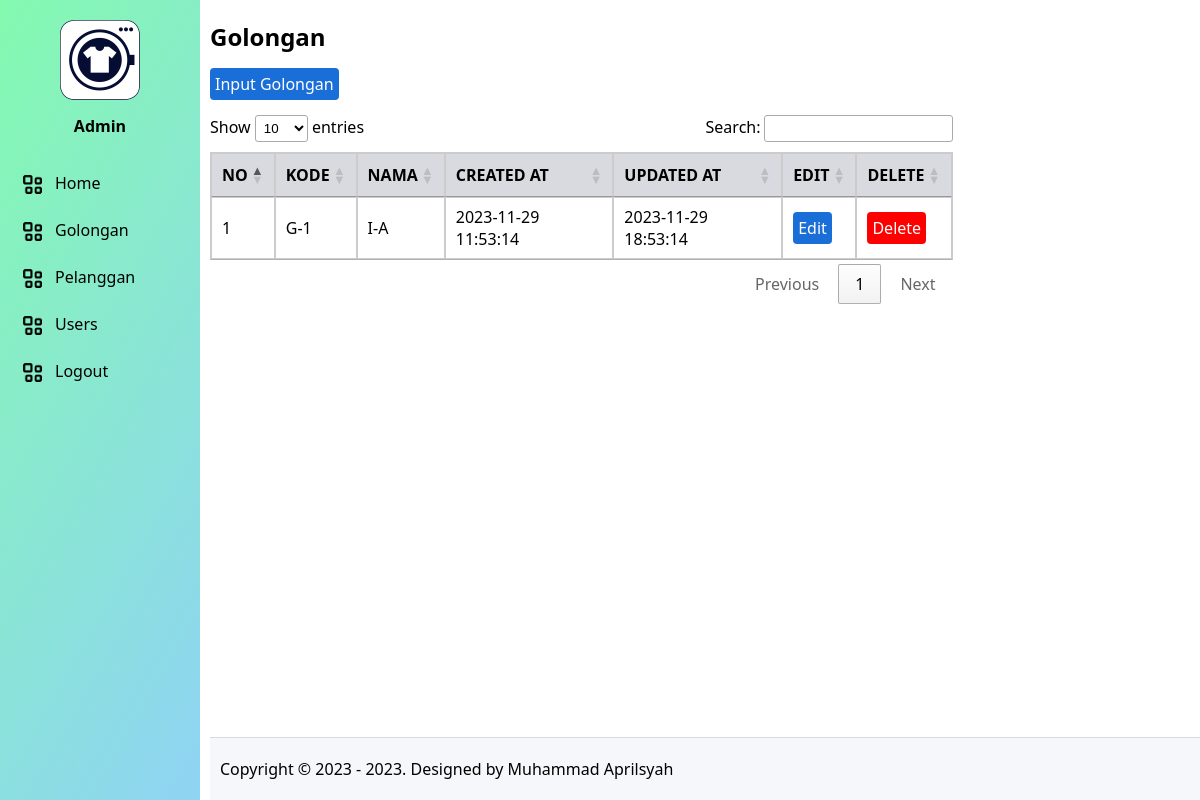
Page /golongan (signed in) on the committed database.
### tables this page shows
CREATE TABLE `tb_golongan`  (
  `gol_id` tinyint NOT NULL AUTO_INCREMENT,
  `gol_kode` varchar(10) NOT NULL,
  `gol_nama` varchar(50) NOT NULL,
  `created_at` timestamp NOT NULL DEFAULT current_timestamp ON UPDATE CURRENT_TIMESTAMP,
  `updated_at` datetime NOT NULL,
  PRIMARY KEY (`gol_id`) USING BTREE
);

### app/core/Controller.php (called while the page is built, shortened)
<?php
class Controller
{
	public function dashboard($view, $data = [])
	{
		require_once ROOT . "layouts/dashboard.php";
	}
}

### app/controllers/Golongan.php (called while the page is built, shortened)
<?php
class Golongan extends Controller
{
     public object $model;
     public function __construct()
     {
          $this->model = new \App\Models\Golongan();
     }
     public function index()
     {
          $data['rows'] = $this->model->show();
          $this->dashboard('golongan/index', $data);
     }
}

### index.php (called while the page is built, shortened)
<?php
new App\Core\Bootstrap();

### app/core/Model.php (called while the page is built, shortened)
<?php
class Model
{
	public function __construct()
	{
		try {
			$this->db = new PDO("mysql:host=localhost;dbname=dbpbwl_project10", "root", "");
		} catch (Exception $e) {
			die("error! " . $e->getMessage());
		}
	}
}

### app/models/Golongan.php (called while the page is built, shortened)
<?php
class Golongan extends Model
{
     public function show()
     {
          $query = "SELECT * FROM tb_golongan";
          $stmt = $this->db->prepare($query);
          $stmt->execute();
          return $this->selects($stmt);
     }
}

### app/views/golongan/index.php (the view)
<h2>Golongan</h2>
<a href="<?php echo URL; ?>/golongan/input" class="btn">Input Golongan</a>
<table id="dtb">
      <thead>
      <tr>
            <th>NO</th>
            <th>KODE</th>
            <th>NAMA</th>
            <th>CREATED AT</th>
            <th>UPDATED AT</th>
            <th>EDIT</th>
            <th>DELETE</th>
      </tr>
      </thead>
      <tbody>
      <?php $no = 1;
      foreach ($data['rows'] as $row) { ?>
            <tr>
                  <td><?php echo $no; ?></td>
                  <td><?php echo $row['gol_kode']; ?></td>
                  <td><?php echo $row['gol_nama']; ?></td>
                  <td><?php echo $row['created_at']; ?></td>
                  <td><?php echo $row['updated_at']; ?></td>
                  <td><a href="<?php echo URL; ?>/golongan/edit/<?php echo $row['gol_id']; ?>" class="btn">Edit</a></td>
                  <td><a href="<?php echo URL; ?>/golongan/delete/<?php echo $row['gol_id']; ?>" class="btn" style="background-color: red; color:white;" onclick="return confirm('Are you sure?')">Delete</a></td>
            </tr>
      <?php $no++;
      } ?>
      </tbody>
</table>

### layouts/assets/css/style.css (style rules this page uses)
body { font-family: 'Segoe UI', Tahoma, Geneva, Verdana, sans-serif; margin: 0; }
a { text-decoration: none; }
table { margin-top: 20px !important; border: 1px solid #cccccc; border-collapse: collapse; width: 100%; }
table th { border: 1px solid #cccccc; padding: 8px; background-color: #d8dadf; }
table td { border: 1px solid #cccccc; padding: 8px; }
.btn { background-color: #1a6ed8; border-radius: 4px; color: #ffffff; padding: 5px; }

### rows in the picture
tb_golongan: gol_kode "G-1", gol_nama "I-A", created_at "2023-11-29 11:53:14", updated_at "2023-11-29 18:53:14"

### other values in the picture
$_SESSION['user_nama'] "Admin"
